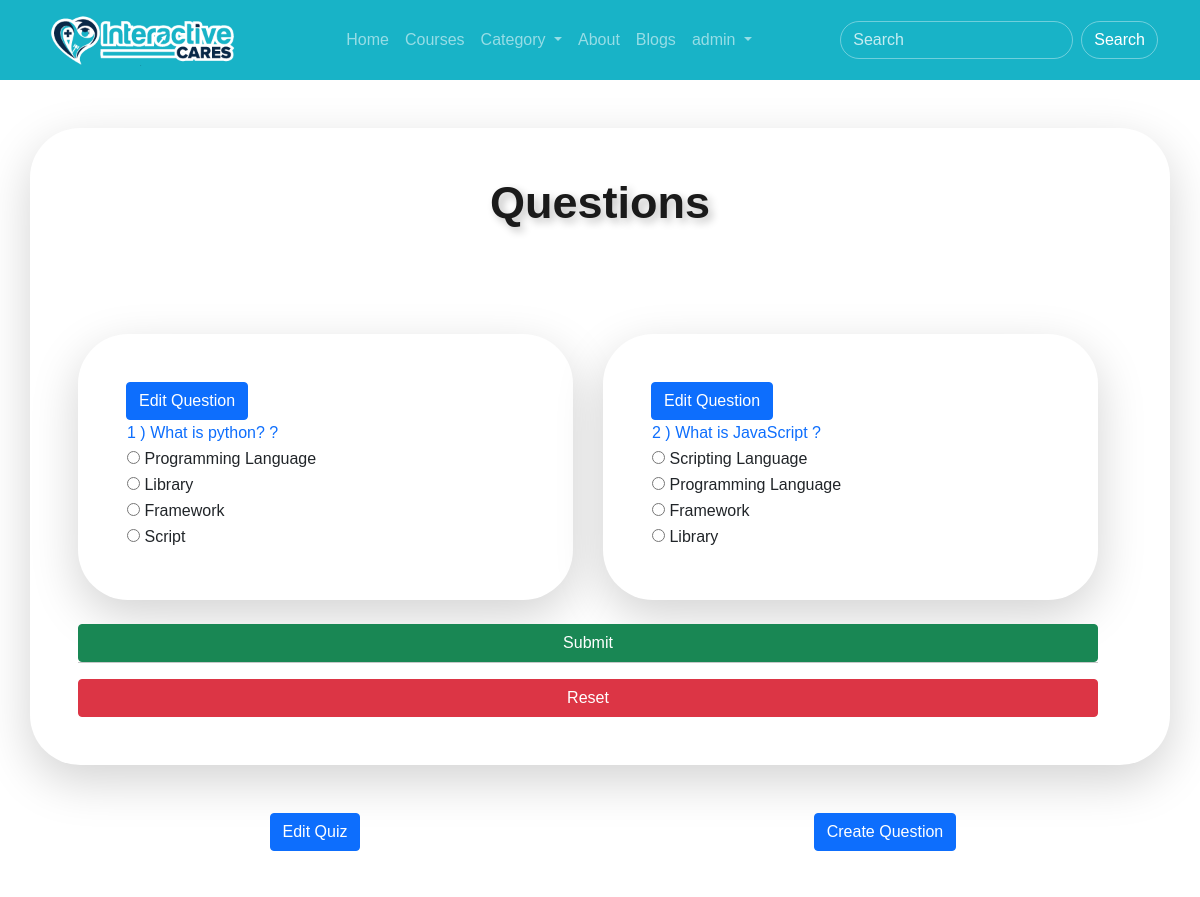
Before: /quiz_details/1/ (signed in, upper part) with the older database file.
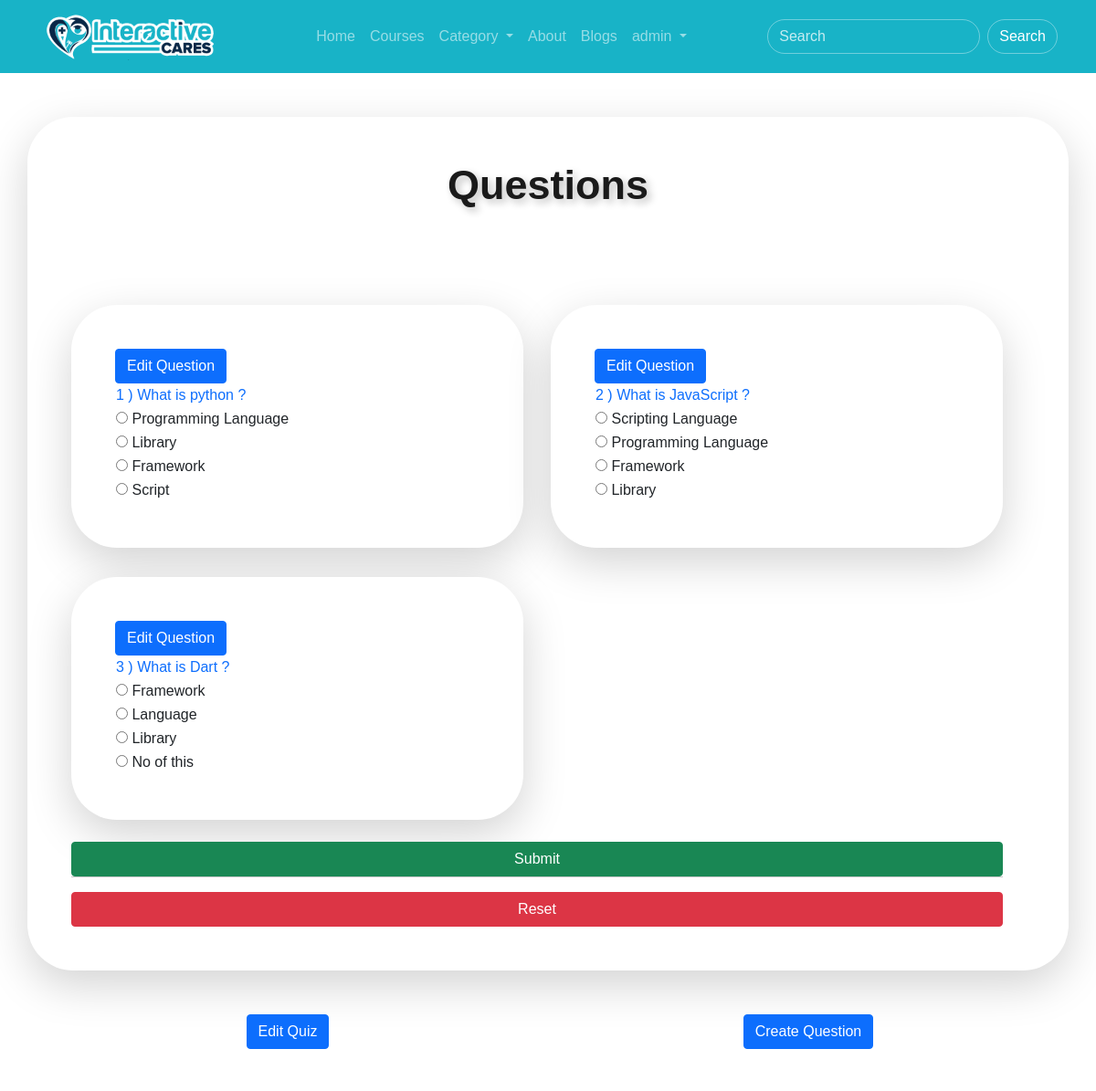
After: the same page with the newer database file.
### course_app/models.py (models this page shows, shortened)
class Question(models.Model):
    course = models.ForeignKey(Course, on_delete=models.CASCADE)
    module = models.ForeignKey(Module, on_delete=models.CASCADE)
    quiz = models.ForeignKey(Quiz, on_delete=models.CASCADE)
    question = models.TextField()
    option_1 = models.TextField(blank=True, null=True)
    option_2 = models.TextField(blank=True, null=True)
    option_3 = models.TextField(blank=True, null=True)
    option_4 = models.TextField(blank=True, null=True)
    answer = models.TextField(blank=True, null=True)

### course_app/views.py (the view)
# urls.py: path("quiz_details/<pk>/", views.quiz_details, name="quiz_details"),
@login_required
def quiz_details(request, pk):
    current_quiz = models.Quiz.objects.get(pk=pk)
    questions = models.Question.objects.filter(quiz=current_quiz)
    diction = {
        "title": f"{current_quiz.quiz_name} - Interactive Cares",
        "questions": questions,
        "current_quiz": current_quiz
    }
    return render(request, "course_app/quiz/quiz_details.html", context=diction)

### templates/course_app/quiz/quiz_details.html (shortened to what this page needs)
{% extends 'base/base.html' %}
{% load crispy_forms_tags %}
{% block body_block %}
<section class="container my-5">
    <div class="shadow-lg p-5 bg-body rounded row about-us-contaiiner">
        <h2 class="h-text text-center mb-5">Questions</h2>
        <div class="row professional-instructors">
            {% for question in questions %}
            <div class="shadow-lg p-5 my-2 bg-body rounded about-us-contaiiner col-xs-12 col-sm-12 col-md-5 col-lg-5 col-xl-5 course-box mb-4">
                <table>
                    <tr>
                        <td class="text-primary">{{question.pk}} ) {{question.question}} ?</td>
                    </tr>
                    <tr>
                        <td><input type = "radio" class="rb ans" name = {{question.pk}} id="Option1" value="{{question.option_1}}" style="cursor: pointer;"> {{question.option_1}}</td>
                    </tr>
                    <tr>
                        <td><input type = "radio" class="rb ans" name = {{question.pk}} id="Option2" value="{{question.option_2}}" style="cursor: pointer;"> {{question.option_2}}</td>
                    </tr>
                    <tr>
                        <td><input type = "radio" class="rb ans" name = {{question.pk}} id="Option3" value="{{question.option_3}}" style="cursor: pointer;"> {{question.option_3}}</td>
                    </tr>
                    <tr>
                        <td><input type = "radio" class="rb ans" name = {{question.pk}} id="Option4" value="{{question.option_4}}" style="cursor: pointer;"> {{question.option_4}}</td>
                    </tr>
                    <tr>
                        <td><label id="corans" class= "rb" style="display:none ; color : green"><b>Correct answer: <span class="correct-ans">{{question.answer}}</span></b></label></td>
                    </tr>
                    {% if current_quiz.course.instructor == request.user.instructor_profile %}
                    <tr>
                        <a href="{% url 'course_app:edit_question' pk=question.pk %}" class="btn btn-primary">Edit Question</a>
                    </tr>
                    {% endif %}
                </table>
            </div>
            {% endfor %}
            <input type="submit" class="btn btn-success" value="Submit" id="b1">
            <hr>
            <input type="submit" class="btn btn-danger" value="Reset" id="reset-btn">
        </div>
    </div>
</section>
{% if current_quiz.course.instructor == request.user.instructor_profile %}
<section class="container my-5 text-center">
    <div class="row">
        <div class="col-xm-12 col-sm-12 col-md-6 col-lg-6 col-xl-6">
            <a href="{% url 'course_app:edit_quiz' pk=current_quiz.pk %}" class="btn btn-primary">Edit Quiz</a>
        </div>
        <div class="col-xm-12 col-sm-12 col-md-6 col-lg-6 col-xl-6">
            <a href="{% url 'course_app:create_question' pk=current_quiz.pk %}" class="btn btn-primary">Create Question</a>
        </div>
    </div>
</section>
{% endif %}
{% endblock %}

Changed rows visible on the page:
changed Question "Script": question "What is python?" → "What is python"
added Question: pk "3", question "What is Dart", option_1 "Framework", option_2 "Language", option_3 "Library", option_4 "No of this"
